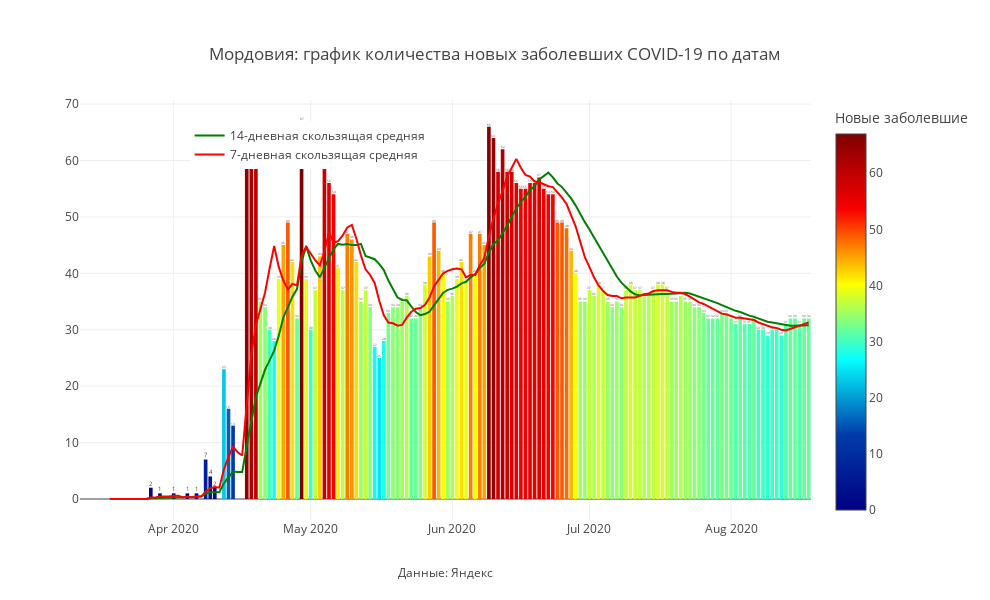

The cell this chart's notebook holds for it:
### Code cell
mask = X.Region ==my_region
#mask = (X.Date>datetime.date(2020,5,1)&(X.Region.isin(regions_towatch))
#mask = (X.Date>datetime.date(2020,5,1)&(X.Region==my_region)

fig = px.bar(X[mask], x='Date', 
             y="Day_confirmed",color ='Day_confirmed',
             title=f'{my_region}: '+'график количества новых заболевших COVID-19 по датам',
              color_continuous_scale= 'jet',text = 'Day_confirmed',
             labels = {'Day_confirmed' : "Новые заболевшие",'Remaining_ill':'Текущие больные'})
fig.add_trace(
    go.Scatter(
        name='14-дневная скользящая средняя',
        x=X[mask].Date,
        y=X[mask]['MA14_dayconfirmed'],
        mode="lines",
        
        line=go.scatter.Line(color="green"),
        showlegend=True)
)
fig.add_trace(
    go.Scatter(
        name = '7-дневная скользящая средняя',
        x=X[mask]['Date'],
        y=X[mask]['MA7_dayconfirmed'],
        mode="lines",
        
        line=go.scatter.Line(color="red"),
        showlegend=True)
)
fig.update_layout(
    annotations=[
#         dict(
#             x='2020-04-13',
#             y=1355,
#             xref="x",
#             yref="y",
#             text="Введение<br>пропускной<br>системы в Москве",
#             showarrow=True,
#             arrowhead=2,
#             ax=0,
#             ay=-60),
#         dict(
#             x='2020-06-09',
#             y=1572,
#             xref="x",
#             yref="y",
#             text="Отмена<br>пропускной<br>системы в Москве",
#             showarrow=True,
#             arrowhead=2,
#             ax=0,
#             ay=-90),
        dict(
            x=0.5,
            y=-0.15,
            showarrow=False,
            text="Данные: Яндекс",
            xref="paper",
            yref="paper"),
        
                ],
    
    
                  title_x = 0.5,
                  title_y= 0.9,
                  title_xanchor = "center",
                  title_yanchor = "bottom", 
                  legend_x = 0.15,legend_y = 0.95,
                  width = 990, height = 600,template = 'gridon',
    
    
                  xaxis_title='',yaxis_title = ' '
)


fig.show()

### Figure 1 — Plotly figure (JSON) as saved in the notebook; plotly's stock layout.template omitted (floating-point values rounded to 4 significant figures; data arrays with more than 128 entries replaced by an {"elided": "..."} marker saying what was removed)
{"data": [{"alignmentgroup": "True", "hovertemplate": "Date=%{x}<br>Новые заболевшие=%{marker.color}<extra></extra>", "legendgroup": "", "marker": {"color": {"elided": "160 int values"}, "coloraxis": "coloraxis"}, "name": "", "offsetgroup": "", "orientation": "v", "showlegend": false, "text": {"elided": "160 int values"}, "textposition": "auto", "type": "bar", "x": {"elided": "160 str values"}, "xaxis": "x", "y": {"elided": "160 int values"}, "yaxis": "y"}, {"line": {"color": "green"}, "mode": "lines", "name": "14-дневная скользящая средняя", "showlegend": true, "type": "scatter", "x": {"elided": "160 str values"}, "y": {"elided": "160 float values"}}, {"line": {"color": "red"}, "mode": "lines", "name": "7-дневная скользящая средняя", "showlegend": true, "type": "scatter", "x": {"elided": "160 str values"}, "y": {"elided": "160 float values"}}], "layout": {"annotations": [{"showarrow": false, "text": "Данные: Яндекс", "x": 0.5, "xref": "paper", "y": -0.15, "yref": "paper"}], "barmode": "relative", "coloraxis": {"colorbar": {"title": {"text": "Новые заболевшие"}}, "colorscale": [[0, "rgb(0,0,131)"], [0.2, "rgb(0,60,170)"], [0.4, "rgb(5,255,255)"], [0.6, "rgb(255,255,0)"], [0.8, "rgb(250,0,0)"], [1, "rgb(128,0,0)"]]}, "height": 600, "legend": {"tracegroupgap": 0, "x": 0.15, "y": 0.95}, "title": {"text": "Мордовия: график количества новых заболевших COVID-19 по датам", "x": 0.5, "xanchor": "center", "y": 0.9, "yanchor": "bottom"}, "width": 990, "xaxis": {"anchor": "y", "domain": [0, 1], "title": {"text": ""}}, "yaxis": {"anchor": "x", "domain": [0, 1], "title": {"text": " "}}}}
